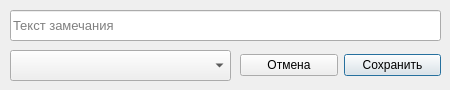
<?xml version="1.0" encoding="UTF-8"?>
<ui version="4.0">
 <class>RemarkDialog</class>
 <widget class="QDialog" name="RemarkDialog">
  <property name="geometry">
   <rect>
    <x>0</x>
    <y>0</y>
    <width>450</width>
    <height>90</height>
   </rect>
  </property>
  <property name="minimumSize">
   <size>
    <width>450</width>
    <height>90</height>
   </size>
  </property>
  <property name="maximumSize">
   <size>
    <width>450</width>
    <height>90</height>
   </size>
  </property>
  <property name="windowTitle">
   <string>Редактирование замечания</string>
  </property>
  <property name="windowIcon">
   <iconset>
    <normaloff>icons/edit.png</normaloff>icons/edit.png</iconset>
  </property>
  <widget class="QLineEdit" name="remarkEditLine">
   <property name="geometry">
    <rect>
     <x>10</x>
     <y>10</y>
     <width>431</width>
     <height>31</height>
    </rect>
   </property>
   <property name="font">
    <font>
     <pointsize>10</pointsize>
    </font>
   </property>
   <property name="text">
    <string/>
   </property>
   <property name="placeholderText">
    <string>Текст замечания</string>
   </property>
  </widget>
  <widget class="QComboBox" name="categoryComboBox">
   <property name="geometry">
    <rect>
     <x>10</x>
     <y>50</y>
     <width>221</width>
     <height>31</height>
    </rect>
   </property>
   <property name="placeholderText">
    <string>Категория</string>
   </property>
  </widget>
  <widget class="QWidget" name="horizontalLayoutWidget">
   <property name="geometry">
    <rect>
     <x>240</x>
     <y>50</y>
     <width>201</width>
     <height>31</height>
    </rect>
   </property>
   <layout class="QHBoxLayout" name="buttonsLayout">
    <item>
     <widget class="QPushButton" name="cancelButton">
      <property name="text">
       <string>Отмена</string>
      </property>
     </widget>
    </item>
    <item>
     <widget class="QPushButton" name="saveButton">
      <property name="text">
       <string>Сохранить</string>
      </property>
      <property name="default">
       <bool>true</bool>
      </property>
     </widget>
    </item>
   </layout>
  </widget>
 </widget>
 <resources/>
 <connections/>
</ui>
